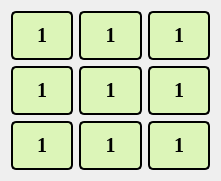
   <widget class="QWidget" name="gridLayoutWidget_2">
    <property name="geometry">
     <rect>
      <x>430</x>
      <y>200</y>
      <width>221</width>
      <height>181</height>
     </rect>
    </property>
    <layout class="QGridLayout" name="gridLayout_2">
     <item row="0" column="0">
      <widget class="QLabel" name="lblTS_0_0">
       <property name="font">
        <font>
         <family>Times New Roman</family>
         <pointsize>-1</pointsize>
         <weight>75</weight>
         <bold>true</bold>
        </font>
       </property>
       <property name="styleSheet">
        <string notr="true">QLabel {
	font-family: &quot;Times New Roman&quot;;
	font-weight: bold;
	font-size: 20px;
    border: 2px solid #000000; /* Đường viền màu đen */
    border-radius: 5px;        /* Bo góc viền (tuỳ chọn) */
    padding: 5px;             /* Khoảng cách bên trong */	
	background-color: #dcf5b8;
}
</string>
       </property>
       <property name="text">
        <string>1</string>
       </property>
       <property name="alignment">
        <set>Qt::AlignCenter</set>
       </property>
      </widget>
     </item>
     <item row="1" column="0">
      <widget class="QLabel" name="lblTS_1_0">
       <property name="font">
        <font>
         <family>Times New Roman</family>
         <pointsize>-1</pointsize>
         <weight>75</weight>
         <bold>true</bold>
        </font>
       </property>
       <property name="styleSheet">
        <string notr="true">QLabel {
	font-family: &quot;Times New Roman&quot;;
	font-weight: bold;
	font-size: 20px;
    border: 2px solid #000000; /* Đường viền màu đen */
    border-radius: 5px;        /* Bo góc viền (tuỳ chọn) */
    padding: 5px;             /* Khoảng cách bên trong */	
	background-color: #dcf5b8;
}
</string>
       </property>
       <property name="text">
        <string>1</string>
       </property>
       <property name="alignment">
        <set>Qt::AlignCenter</set>
       </property>
      </widget>
     </item>
     <item row="0" column="2">
      <widget class="QLabel" name="lblTS_0_2">
       <property name="font">
        <font>
         <family>Times New Roman</family>
         <pointsize>-1</pointsize>
         <weight>75</weight>
         <bold>true</bold>
        </font>
       </property>
       <property name="styleSheet">
        <string notr="true">QLabel {
	font-family: &quot;Times New Roman&quot;;
	font-weight: bold;
	font-size: 20px;
    border: 2px solid #000000; /* Đường viền màu đen */
    border-radius: 5px;        /* Bo góc viền (tuỳ chọn) */
    padding: 5px;             /* Khoảng cách bên trong */	
	background-color: #dcf5b8;
}
</string>
       </property>
       <property name="text">
        <string>1</string>
       </property>
       <property name="alignment">
        <set>Qt::AlignCenter</set>
       </property>
      </widget>
     </item>
     <item row="0" column="1">
      <widget class="QLabel" name="lblTS_0_1">
       <property name="font">
        <font>
         <family>Times New Roman</family>
         <pointsize>-1</pointsize>
         <weight>75</weight>
         <bold>true</bold>
        </font>
       </property>
       <property name="styleSheet">
        <string notr="true">QLabel {
	font-family: &quot;Times New Roman&quot;;
	font-weight: bold;
	font-size: 20px;
    border: 2px solid #000000; /* Đường viền màu đen */
    border-radius: 5px;        /* Bo góc viền (tuỳ chọn) */
    padding: 5px;             /* Khoảng cách bên trong */	
	background-color: #dcf5b8;
}
</string>
       </property>
       <property name="text">
        <string>1</string>
       </property>
       <property name="alignment">
        <set>Qt::AlignCenter</set>
       </property>
      </widget>
     </item>
     <item row="1" column="2">
      <widget class="QLabel" name="lblTS_1_2">
       <property name="font">
        <font>
         <family>Times New Roman</family>
         <pointsize>-1</pointsize>
         <weight>75</weight>
         <bold>true</bold>
        </font>
       </property>
       <property name="styleSheet">
        <string notr="true">QLabel {
	font-family: &quot;Times New Roman&quot;;
	font-weight: bold;
	font-size: 20px;
    border: 2px solid #000000; /* Đường viền màu đen */
    border-radius: 5px;        /* Bo góc viền (tuỳ chọn) */
    padding: 5px;             /* Khoảng cách bên trong */	
	background-color: #dcf5b8;
}
</string>
       </property>
       <property name="text">
        <string>1</string>
       </property>
       <property name="alignment">
        <set>Qt::AlignCenter</set>
       </property>
      </widget>
     </item>
     <item row="1" column="1">
      <widget class="QLabel" name="lblTS_1_1">
       <property name="font">
        <font>
         <family>Times New Roman</family>
         <pointsize>-1</pointsize>
         <weight>75</weight>
         <bold>true</bold>
        </font>
       </property>
       <property name="styleSheet">
        <string notr="true">QLabel {
	font-family: &quot;Times New Roman&quot;;
	font-weight: bold;
	font-size: 20px;
    border: 2px solid #000000; /* Đường viền màu đen */
    border-radius: 5px;        /* Bo góc viền (tuỳ chọn) */
    padding: 5px;             /* Khoảng cách bên trong */	
	background-color: #dcf5b8;
}
</string>
       </property>
       <property name="text">
        <string>1</string>
       </property>
       <property name="alignment">
        <set>Qt::AlignCenter</set>
       </property>
      </widget>
     </item>
     <item row="2" column="0">
      <widget class="QLabel" name="lblTS_2_0">
       <property name="font">
        <font>
         <family>Times New Roman</family>
         <pointsize>-1</pointsize>
         <weight>75</weight>
         <bold>true</bold>
        </font>
       </property>
       <property name="styleSheet">
        <string notr="true">QLabel {
	font-family: &quot;Times New Roman&quot;;
	font-weight: bold;
	font-size: 20px;
    border: 2px solid #000000; /* Đường viền màu đen */
    border-radius: 5px;        /* Bo góc viền (tuỳ chọn) */
    padding: 5px;             /* Khoảng cách bên trong */	
	background-color: #dcf5b8;
}
</string>
       </property>
       <property name="text">
        <string>1</string>
       </property>
       <property name="alignment">
        <set>Qt::AlignCenter</set>
       </property>
      </widget>
     </item>
     <item row="2" column="1">
      <widget class="QLabel" name="lblTS_2_1">
       <property name="font">
        <font>
         <family>Times New Roman</family>
         <pointsize>-1</pointsize>
         <weight>75</weight>
         <bold>true</bold>
        </font>
       </property>
       <property name="styleSheet">
        <string notr="true">QLabel {
	font-family: &quot;Times New Roman&quot;;
	font-weight: bold;
	font-size: 20px;
    border: 2px solid #000000; /* Đường viền màu đen */
    border-radius: 5px;        /* Bo góc viền (tuỳ chọn) */
    padding: 5px;             /* Khoảng cách bên trong */	
	background-color: #dcf5b8;
}
</string>
       </property>
       <property name="text">
        <string>1</string>
       </property>
       <property name="alignment">
        <set>Qt::AlignCenter</set>
       </property>
      </widget>
     </item>
     <item row="2" column="2">
      <widget class="QLabel" name="lblTS_2_2">
       <property name="font">
        <font>
         <family>Times New Roman</family>
         <pointsize>-1</pointsize>
         <weight>75</weight>
         <bold>true</bold>
        </font>
       </property>
       <property name="styleSheet">
        <string notr="true">QLabel {
	font-family: &quot;Times New Roman&quot;;
	font-weight: bold;
	font-size: 20px;
    border: 2px solid #000000; /* Đường viền màu đen */
    border-radius: 5px;        /* Bo góc viền (tuỳ chọn) */
    padding: 5px;             /* Khoảng cách bên trong */	
	background-color: #dcf5b8;
}
</string>
       </property>
       <property name="text">
        <string>1</string>
       </property>
       <property name="alignment">
        <set>Qt::AlignCenter</set>
       </property>
      </widget>
     </item>
    </layout>
   </widget>
